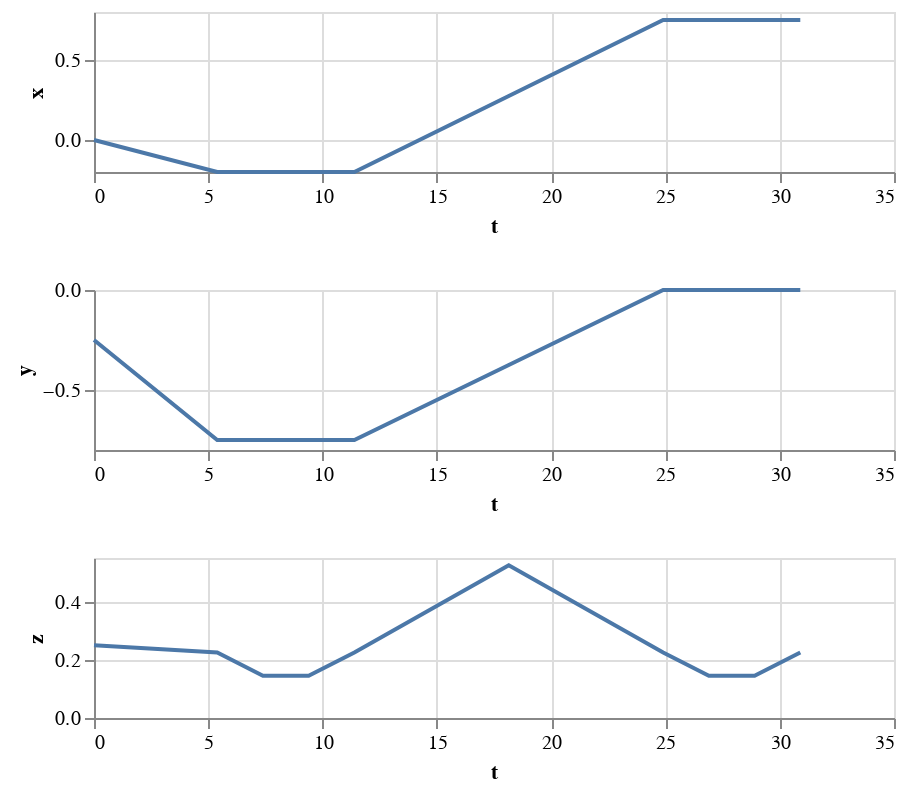

Write notebook code for a chart like this one.
### Markdown cell above
Now let's plot our trajectories.  `Altair` is a plotting library built on Pandas and Vega-lite (to support interactive graphics), which works well in Colab.  I aim to start using it more.  

<sup><sub>TODO(russt): Add mouseover interaction that publishes to meshcat, so that a cursor on this plot renders the corresponding pose.(Unfortunately, I don't believe I can link a callback to python with altair).</sub></sup>

### Code cell
data = dataframe(traj_p_G, traj_p_G.get_segment_times(), ['x','y','z'])
alt.vconcat(
  alt.Chart(data).mark_line().encode(x='t', y='x').properties(height=80),
  alt.Chart(data).mark_line().encode(x='t', y='y').properties(height=80),
  alt.Chart(data).mark_line().encode(x='t', y='z').properties(height=80),
)

### Figure 1 — Vega-Lite specification as saved in the notebook (floating-point values rounded to 4 significant figures)
{"config": {"view": {"continuousWidth": 400, "continuousHeight": 300}}, "vconcat": [{"mark": "line", "encoding": {"x": {"type": "quantitative", "field": "t"}, "y": {"type": "quantitative", "field": "x"}}, "height": 80}, {"mark": "line", "encoding": {"x": {"type": "quantitative", "field": "t"}, "y": {"type": "quantitative", "field": "y"}}, "height": 80}, {"mark": "line", "encoding": {"x": {"type": "quantitative", "field": "t"}, "y": {"type": "quantitative", "field": "z"}}, "height": 80}], "data": {"name": "data-c91a10f288f4cb0e66c735179d061229"}, "$schema": "https://vega.github.io/schema/vega-lite/v4.8.1.json", "datasets": {"data-c91a10f288f4cb0e66c735179d061229": [{"t": 0.0, "x": 0.0, "y": -0.25, "z": 0.25}, {"t": 5.391, "x": -0.2, "y": -0.75, "z": 0.225}, {"t": 7.391, "x": -0.2, "y": -0.75, "z": 0.145}, {"t": 9.391, "x": -0.2, "y": -0.75, "z": 0.145}, {"t": 11.39, "x": -0.2, "y": -0.75, "z": 0.225}, {"t": 18.15, "x": 0.275, "y": -0.375, "z": 0.525}, {"t": 24.9, "x": 0.75, "y": 0.0, "z": 0.225}, {"t": 26.9, "x": 0.75, "y": -4.499e-34, "z": 0.145}, {"t": 28.9, "x": 0.75, "y": -4.499e-34, "z": 0.145}, {"t": 30.9, "x": 0.75, "y": -7.499e-34, "z": 0.225}]}}
